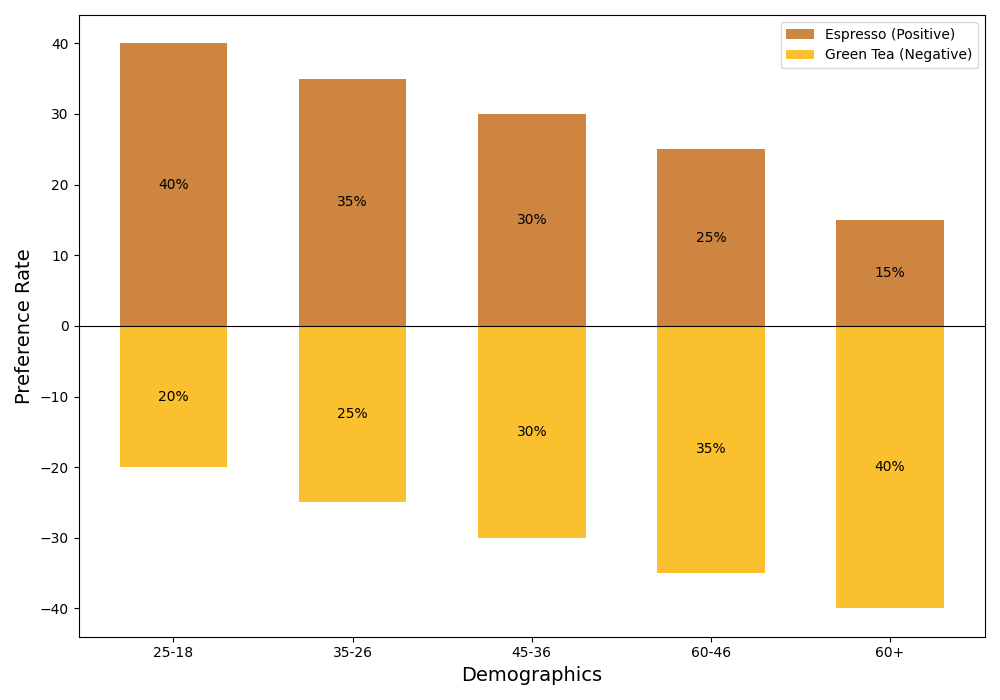

The Python source for this figure:
import matplotlib.pyplot as plt
import numpy as np

# Modified age groups and beverage preferences data
age_brackets = ['25-18', '35-26', '45-36', '60-46', '60+']
drink_types = ['Espresso', 'Green Tea']

# Beverage consumption data in percentage
espresso_preference = [40, 35, 30, 25, 15]
green_tea_preference = [-20, -25, -30, -35, -40]

# Create the figure and axis
fig, ax = plt.subplots(figsize=(10, 7))

# Define bar width
bar_width = 0.6
bar_positions = np.arange(len(age_brackets))

# Create a diverging bar chart
ax.bar(bar_positions, espresso_preference, bar_width, color='#CD853F', label='Espresso (Positive)', align='center')
ax.bar(bar_positions, green_tea_preference, bar_width, color='#FBC02D', label='Green Tea (Negative)', align='center')

# Annotate each segment with the appropriate percentage value
for i, espresso in enumerate(espresso_preference):
    ax.annotate(f'{espresso}%', 
                xy=(bar_positions[i], espresso / 2), 
                ha='center', va='center', fontsize=10, color='black')

for i, tea in enumerate(green_tea_preference):
    ax.annotate(f'{-tea}%',  
                xy=(bar_positions[i], tea / 2), 
                ha='center', va='center', fontsize=10, color='black')

# Configure the plot
ax.axhline(0, color='black', linewidth=0.8)
ax.set_xlabel('Demographics', fontsize=14)
ax.set_ylabel('Preference Rate', fontsize=14)
ax.set_xticks(bar_positions)
ax.set_xticklabels(age_brackets)
ax.legend()

plt.tight_layout()

plt.show()
